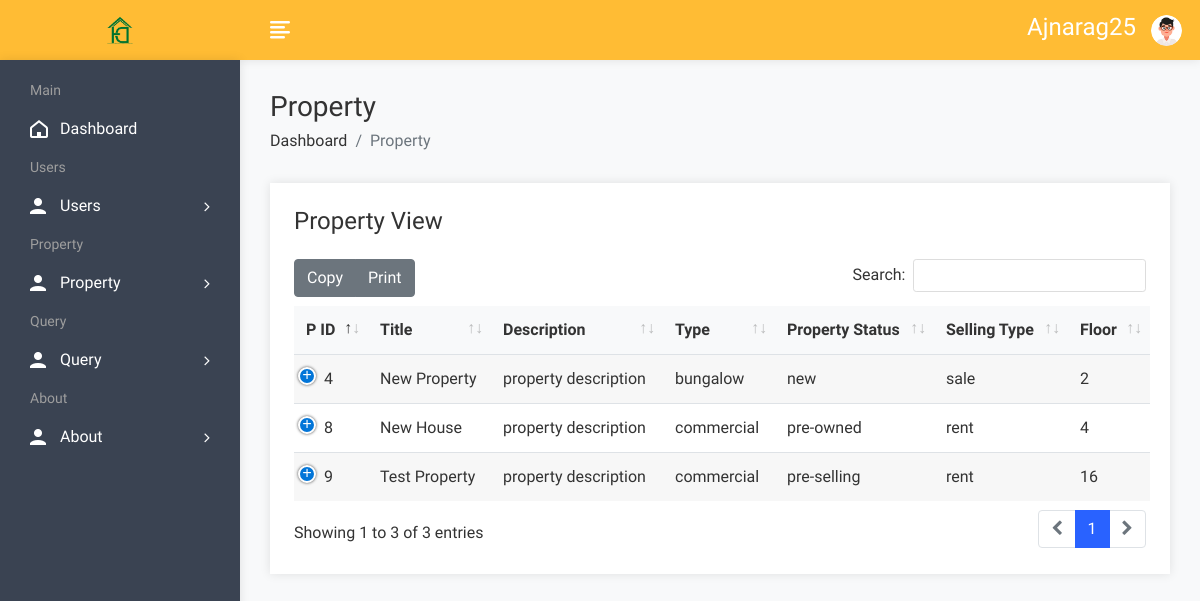
The app's page /admin/propertyview.php (signed in), older data.
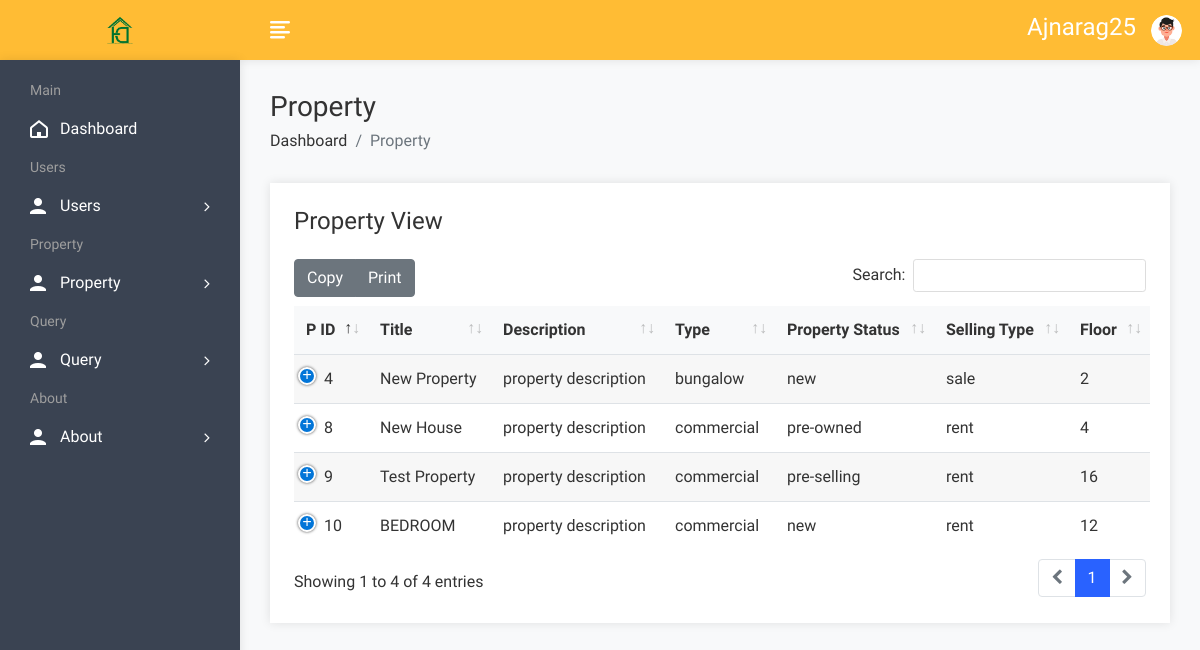
The same page, newer data.
### tables this page shows
CREATE TABLE `property` (
  `pid` int(50) NOT NULL,
  `title` varchar(200) NOT NULL,
  `pcontent` longtext NOT NULL,
  `type` varchar(100) NOT NULL,
  `pstatus` varchar(50) NOT NULL,
  `stype` varchar(100) NOT NULL,
  `bedroom` int(50) NOT NULL,
  `bathroom` int(50) NOT NULL,
  `balcony` int(50) NOT NULL,
  `kitchen` int(50) NOT NULL,
  `hall` int(50) NOT NULL,
  `floor` varchar(50) NOT NULL,
  `size` int(50) NOT NULL,
  `price` int(50) NOT NULL,
  `region` varchar(255) NOT NULL,
  `province` varchar(255) NOT NULL,
  `city` varchar(100) NOT NULL,
  `barangay` varchar(100) NOT NULL,
  `feature` longtext NOT NULL,
  `pimage` varchar(300) NOT NULL,
  `pimage1` varchar(300) NOT NULL,
  `pimage2` varchar(300) NOT NULL,
  `pimage3` varchar(300) NOT NULL,
  `pimage4` varchar(300) NOT NULL,
  `uid` int(50) NOT NULL,
  `status` varchar(50) NOT NULL,
  `mapimage` varchar(300) NOT NULL,
  `topmapimage` varchar(300) NOT NULL,
  `groundmapimage` varchar(300) NOT NULL,
  `totalfloor` varchar(50) NOT NULL,
  `date` date NOT NULL,
  `ptype` varchar(250) NOT NULL,
  `useragent` varchar(255) NOT NULL
);

### admin/propertyview.php (the view, shortened to what this page needs)
<!DOCTYPE html>
<html lang="en">
<head>
        <link rel="stylesheet" href="assets/css/bootstrap.min.css">
        <link rel="stylesheet" href="assets/css/font-awesome.min.css">
        <link rel="stylesheet" href="assets/css/feathericon.min.css">
		<link rel="stylesheet" href="assets/plugins/datatables/dataTables.bootstrap4.min.css">
		<link rel="stylesheet" href="assets/plugins/datatables/responsive.bootstrap4.min.css">
		<link rel="stylesheet" href="assets/plugins/datatables/select.bootstrap4.min.css">
		<link rel="stylesheet" href="assets/plugins/datatables/buttons.bootstrap4.min.css">
        <link rel="stylesheet" href="assets/css/style.css">
    </head>
    <body>
				<?php include("header.php"); ?>
            <div class="page-wrapper">
                <div class="content container-fluid">
					<div class="page-header">
						<div class="row">
							<div class="col">
								<h3 class="page-title">Property</h3>
								<ul class="breadcrumb">
									<li class="breadcrumb-item"><a href="dashboard.php">Dashboard</a></li>
									<li class="breadcrumb-item active">Property</li>
								</ul>
							</div>
						</div>
					</div>
					<div class="row">
                            <div class="col-12">
                                <div class="card">
                                    <div class="card-body">
                                        <h4 class="header-title mt-0 mb-4">Property View</h4>
                                        <table id="datatable-buttons" class="table table-striped dt-responsive nowrap">
                                            <thead>
                                                <tr>
                                                    <th>P ID</th>
                                                    <th>Title</th>
                                                    <th>Description</th>
                                                    <th>Type</th>
                                                    <th>Property Status</th>
                                                    <th>Selling Type</th>
                                                    <th>Floor</th>
                                                </tr>
                                            </thead>
                                            <tbody>
												<?php
													$query=mysqli_query($conn,"select * from property");
													while($row=mysqli_fetch_row($query))
													{
												?>
                                                <tr>
                                                    <td><?php echo $row['0']; ?></td>
                                                    <td><?php echo $row['1']; ?></td>
                                                    <td><?php echo "property description"; ?></td>
                                                    <td><?php echo $row['3']; ?></td>
                                                    <td><?php echo $row['4']; ?></td>
                                                    <td><?php echo $row['5']; ?></td>
                                                    <td><?php echo $row['11']; ?></td>
                                                </tr>
                                               <?php
												}
												?>
                                            </tbody>
                                        </table>
                                    </div>
                                </div>
                            </div>
                        </div>
				</div>
			</div>
    </body>
</html>

Row changes from the older to the newer data that the page shows:
added property: pid "10", title "BEDROOM", type "commercial", pstatus "new", stype "rent", floor "12"
Text that changed along with them:
text written by a page script: "Copy Print Search: Showing 1 to 3 of 3 entries 1" → "Copy Print Search: Showing 1 to 4 of 4 entries 1"
